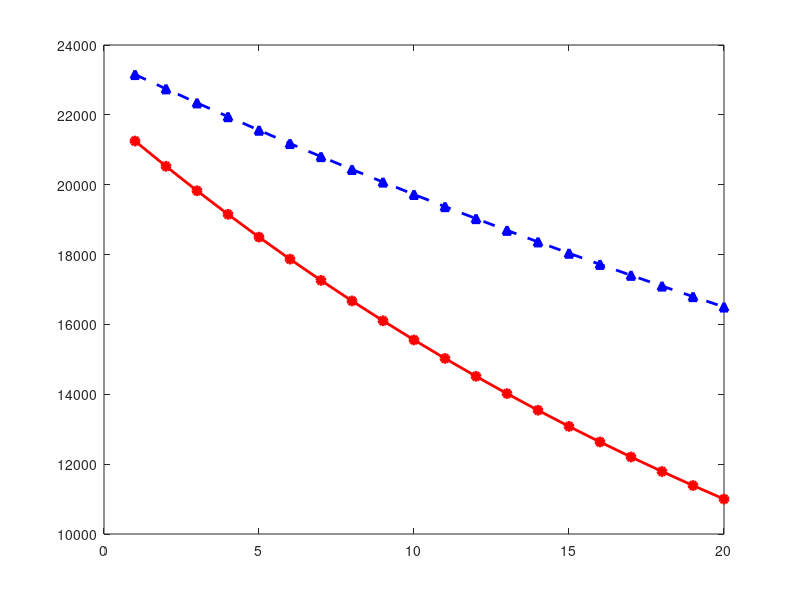

Here is the MATLAB script that generated this plot: (Note: this script raises an error after producing the figure.)
%% immobilized_catalase_reusability.m
%% REUSABILITY KINETIC SIMULATOR: IMMOBILIZED CATALASE (Kaushal et al., 2018)
% Simulates the cycle-by-cycle activity loss of catalase immobilized on
% chitosan (CS) and on a chitosan-bentonite complex (CS-B), using a
% first-order activity-decay model calibrated with the activity retentions
% reported in the reference article (50% for CS and 70% for CS-B after
% 20 reuse cycles).
%
% Produces the figure used as Figure 4 of the SSICE manuscript.
%
% Requirements: MATLAB R2018b or later (yline); no toolboxes required
%
% Reference: Kaushal, J., Singh, G., & Arya, S. K. (2018). Immobilization
% of catalase onto chitosan and chitosan-bentonite complex: A comparative
% study. Biotechnology Reports, 18, e00258.
% https://doi.org/10.1016/j.btre.2018.e00258
%
% Part of the SSICE framework. If you use this code, please cite the
% associated manuscript (see README.md).

clear; clc; close all;
fprintf('=========================================================================\n');
fprintf(' IMMOBILIZED CATALASE KINETICS AND REUSABILITY SIMULATOR\n');
fprintf('=========================================================================\n\n');

% =========================================================================
% 1. KINETIC PARAMETERS FROM THE LITERATURE (Kaushal et al., 2018)
% =========================================================================
% Initial substrate concentration for the assay (H2O2), mM
S_assay = 50.0;

% Michaelis-Menten constants (Km) reported in the paper (mM)
Km_free = 12.5;
Km_CS   = 25.0; % Catalase on pure chitosan
Km_CSB  = 20.0; % Catalase on chitosan-bentonite

% Theoretical initial maximum velocity (relative units based on the paper)
Vmax_initial = 33000;

% Number of reuse cycles evaluated
n_cycles = 20;
cycles = 1:n_cycles;

% =========================================================================
% 2. CALCULATION OF THE DEACTIVATION RATE (MATHEMATICAL MODELING)
% =========================================================================
% The article reports that after 20 cycles:
% - Pure chitosan (CS) retains 50% (0.50)
% - Chitosan-bentonite (CS-B) retains 70% (0.70)
% We use the exponential activity-decay model: Activity = Exp(-k * cycle)
k_deact_CS  = -log(0.50) / n_cycles;
k_deact_CSB = -log(0.70) / n_cycles;

fprintf('>> Deactivation rates calculated by the model:\n');
fprintf('   Pure chitosan support (CS)       | k = %.4f per cycle\n', k_deact_CS);
fprintf('   Chitosan-bentonite support (CSB) | k = %.4f per cycle\n\n', k_deact_CSB);

% =========================================================================
% 3. CYCLE-BY-CYCLE KINETIC VELOCITY SIMULATION
% =========================================================================
v_CS  = zeros(1, n_cycles);
v_CSB = zeros(1, n_cycles);

for c = 1:n_cycles
    % 1. Compute the remaining Vmax in this specific cycle due to wear
    Vmax_CS_current  = Vmax_initial * exp(-k_deact_CS * c);
    Vmax_CSB_current = Vmax_initial * exp(-k_deact_CSB * c);

    % 2. Apply the kinetic equation corresponding to each support
    % Note how each one uses the Km altered by the diffusional support
    v_CS(c)  = (Vmax_CS_current  * S_assay) / (Km_CS  + S_assay);
    v_CSB(c) = (Vmax_CSB_current * S_assay) / (Km_CSB + S_assay);
end

% Free-enzyme velocity as reference control (Cycle 1)
v_free_control = (Vmax_initial * S_assay) / (Km_free + S_assay);

% =========================================================================
% 4. PROFESSIONAL GRAPHICAL DISPLAY
% =========================================================================
figure('Name', 'Catalase Stability and Reusability', 'Color', 'w', 'Position', [200, 200, 700, 450]);

% Plot the behavior of the pure chitosan support
plot(cycles, v_CS, 'ro-', 'LineWidth', 2, 'MarkerFaceColor', 'r', ...
    'DisplayName', 'Catalase on Chitosan (CS) [50% retention]');
hold on;

% Plot the behavior of the chitosan-bentonite support
plot(cycles, v_CSB, 'b^--', 'LineWidth', 2, 'MarkerFaceColor', 'b', ...
    'DisplayName', 'Catalase on Chitosan-Bentonite (CS-B) [70% retention]');

% Horizontal reference line of the free enzyme (lost after 1 cycle)
yline(v_free_control, 'k:', 'LineWidth', 1.5, ...
    'DisplayName', 'Free Enzyme (initial control, no support)');

% Aesthetic adjustments of the plot
xlabel('Reuse Cycle Number', 'FontSize', 11);
ylabel('Estimated Reaction Velocity (v)', 'FontSize', 11);
title('Simulation of Catalase Activity Loss upon Reuse', 'FontSize', 12);
xticks(1:2:n_cycles); % Show cycles in steps of 2 for visual clarity
legend('Location', 'NorthEast', 'FontSize', 10);
grid on;

% =========================================================================
% 5. PREDICTIVE REPORT OF INDUSTRIAL PERFORMANCE
% =========================================================================
fprintf('--- PREDICTIVE SUMMARY OF THE IMMOBILIZED SYSTEM ---\n');
fprintf('Estimated initial velocity (Cycle 1):\n');
fprintf('  - Free enzyme: %.2f\n', v_free_control);
fprintf('  - On chitosan (CS): %.2f (affected by high Km)\n', v_CS(1));
fprintf('  - On matrix (CS-B): %.2f (best initial performance)\n\n', v_CSB(1));
fprintf('Long-term loss prediction (Cycle 20):\n');
fprintf('  - Velocity on pure chitosan drops to: %.2f\n', v_CS(end));
fprintf('  - Velocity on chitosan-bentonite drops to: %.2f\n', v_CSB(end));
fprintf('>> MODEL CONCLUSION: The chitosan-bentonite hybrid composite protects the\n');
fprintf('   catalase structure better against mechanical deactivation in continuous cycles.\n');
